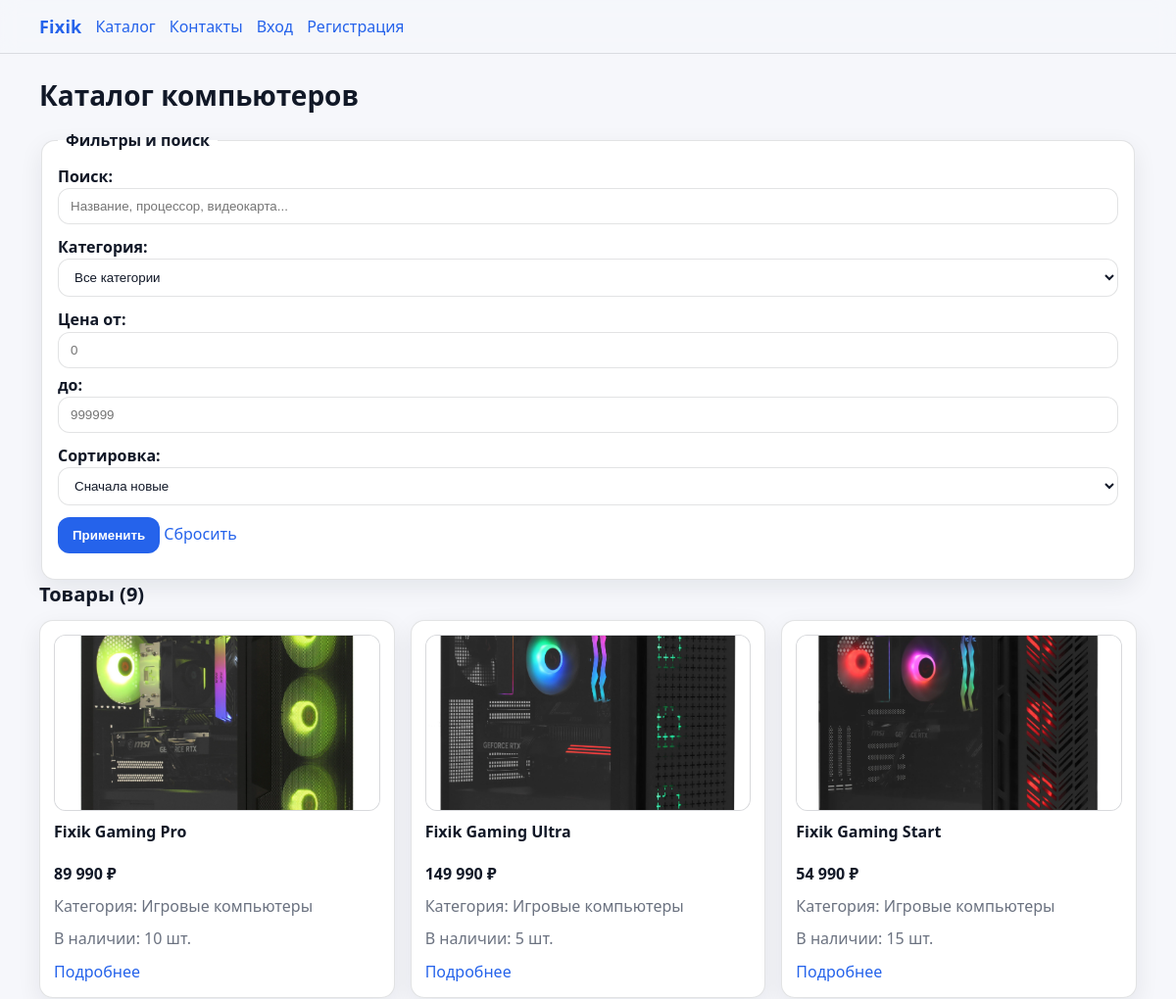
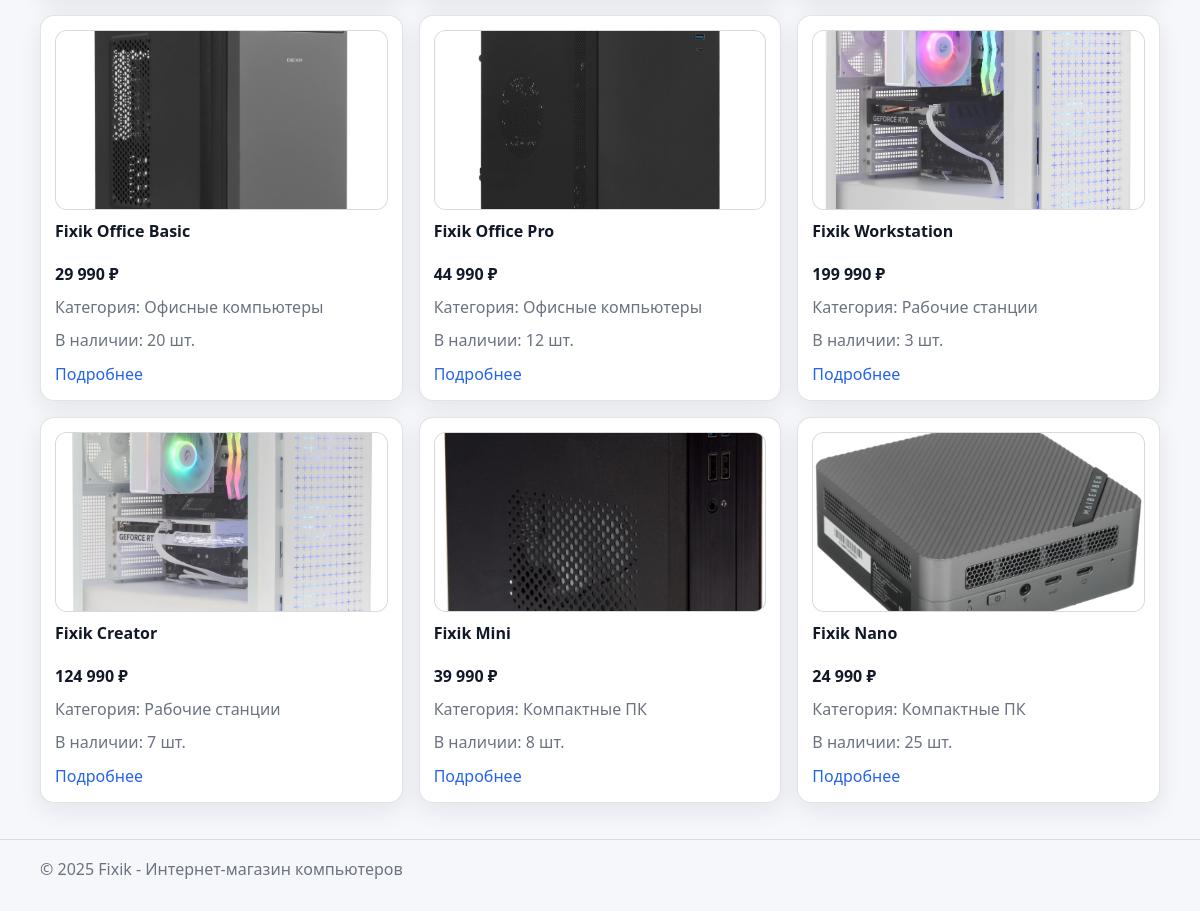
Screenshot of /catalog.php with the database file from the repository (2 pictures, top to bottom).
### tables this page shows
CREATE TABLE IF NOT EXISTS products (
    id INT AUTO_INCREMENT PRIMARY KEY,
    name VARCHAR(200) NOT NULL,
    description TEXT,
    price DECIMAL(10,2) NOT NULL,
    category_id INT,
    processor VARCHAR(100),
    ram VARCHAR(50),
    storage VARCHAR(100),
    graphics VARCHAR(100),
    image VARCHAR(255) DEFAULT 'default.png',
    stock INT DEFAULT 0,
    created_at TIMESTAMP DEFAULT CURRENT_TIMESTAMP,
    FOREIGN KEY (category_id) REFERENCES categories(id) ON DELETE SET NULL
);

CREATE TABLE IF NOT EXISTS categories (
    id INT AUTO_INCREMENT PRIMARY KEY,
    name VARCHAR(100) NOT NULL,
    description TEXT
);

### catalog.php (the view, shortened to what this page needs)
<?php
require_once 'includes/config.php';
include 'includes/header.php';
$search = isset($_GET['search']) ? trim($_GET['search']) : '';
$min_price = isset($_GET['min_price']) ? (float)$_GET['min_price'] : 0;
$max_price = isset($_GET['max_price']) ? (float)$_GET['max_price'] : 0;
$sort = isset($_GET['sort']) ? $_GET['sort'] : 'newest';
$sql = "SELECT p.*, c.name as category_name FROM products p LEFT JOIN categories c ON p.category_id = c.id WHERE 1=1";
switch ($sort) {
    default:
        $sql .= " ORDER BY p.created_at DESC";
}
$stmt = $conn->prepare($sql);
$stmt->execute();
$products = $stmt->get_result();
?>
<h1>Каталог компьютеров</h1>
<form method="GET">
    <fieldset>
        <legend>Фильтры и поиск</legend>
        <p>
            <label>Поиск: <input type="text" name="search" value="<?php echo htmlspecialchars($search); ?>" placeholder="Название, процессор, видеокарта..."></label>
        </p>
        <p>
            <label>Категория:
            <select name="category">
                <option value="0">Все категории</option>
            </select></label>
        </p>
        <p>
            <label>Цена от: <input type="number" name="min_price" value="<?php echo $min_price > 0 ? $min_price : ''; ?>" placeholder="0"></label>
            <label>до: <input type="number" name="max_price" value="<?php echo $max_price > 0 ? $max_price : ''; ?>" placeholder="999999"></label>
        </p>
        <p>
            <label>Сортировка:
            <select name="sort">
                <option value="newest" <?php echo $sort === 'newest' ? 'selected' : ''; ?>>Сначала новые</option>
            </select></label>
        </p>
        <p>
            <button type="submit">Применить</button>
            <a href="catalog.php">Сбросить</a>
        </p>
    </fieldset>
</form>
<h2>Товары (<?php echo $products->num_rows; ?>)</h2>
<div class="products-grid">
<?php if ($products->num_rows > 0): ?>
    <?php while ($product = $products->fetch_assoc()): ?>
        <div class="product-card">
            <img src="/Fixik/uploads/products/<?php echo htmlspecialchars($product['image']); ?>" alt="<?php echo htmlspecialchars($product['name']); ?>" width="200">
            <h3><?php echo htmlspecialchars($product['name']); ?></h3>
            <p><strong><?php echo number_format($product['price'], 0, ',', ' '); ?> ₽</strong></p>
            <p>Категория: <?php echo htmlspecialchars($product['category_name'] ?? 'Без категории'); ?></p>
            <p>В наличии: <?php echo $product['stock']; ?> шт.</p>
            <p>
                <a href="product.php?id=<?php echo $product['id']; ?>">Подробнее</a>
            </p>
        </div>
    <?php endwhile; ?>
<?php else: ?>
    <p>Товары не найдены</p>
<?php endif; ?>
</div>
<?php include 'includes/footer.php'; ?>

### includes/header.php (style rules this page uses)
:root { --bg: #f6f7fb; --card: #ffffff; --text: #111827; --muted: #6b7280; --border: rgba(17, 24, 39, 0.12); --shadow: 0 8px 24px rgba(17, 24, 39, 0.08); --primary: #2563eb; --primary-600: #1d4ed8; --danger: #b91c1c; --success: #047857; --radius: 14px; }
* { box-sizing: border-box; }
body { margin: 0; font-family: system-ui, -apple-system, Segoe UI, Roboto, Arial, sans-serif; background: var(--bg); color: var(--text); line-height: 1.45; }
img { max-width: 100%; height: auto; display: block; }
a { color: var(--primary); text-decoration: none; }
h1 { font-size: 28px; margin: 0 0 14px; }
h2 { font-size: 20px; margin: 0 0 12px; }
h3 { font-size: 16px; margin: 0 0 10px; }
p { margin: 0 0 12px; }
label { display: block; font-weight: 600; margin-bottom: 6px; }
input[type="text"], input[type="email"], input[type="password"], input[type="number"], input[type="tel"], select, textarea { width: 100%; padding: 10px 12px; border: 1px solid var(--border); border-radius: 12px; background: #fff; color: var(--text); outline: none; }
button { appearance: none; border: 1px solid rgba(37, 99, 235, 0.35); background: var(--primary); color: #fff; border-radius: 12px; padding: 10px 14px; font-weight: 700; cursor: pointer; }
fieldset { border: 1px solid var(--border); border-radius: var(--radius); background: var(--card); box-shadow: var(--shadow); padding: 14px 16px; }
legend { font-weight: 800; padding: 0 8px; }
.products-grid { display: grid; grid-template-columns: repeat(3, minmax(0, 1fr)); gap: 16px; }
.product-card { background: var(--card); border: 1px solid var(--border); border-radius: var(--radius); box-shadow: var(--shadow); overflow: hidden; padding: 14px; display: grid; gap: 10px; }
.product-card img { width: 100%; height: 180px; object-fit: cover; border-radius: 12px; border: 1px solid var(--border); background: #f3f4f6; }
.product-card p { margin: 0; color: var(--muted); }
.product-card p strong { color: var(--text); }

### rows the page displays
products: image (picture), name "Fixik Gaming Pro", price "89 990", category.name "Игровые компьютеры", stock "10"
products: image (picture), name "Fixik Gaming Ultra", price "149 990", category.name "Игровые компьютеры", stock "5"
products: image (picture), name "Fixik Gaming Start", price "54 990", category.name "Игровые компьютеры", stock "15"
products: image (picture), name "Fixik Office Basic", price "29 990", category.name "Офисные компьютеры", stock "20"
products: image (picture), name "Fixik Office Pro", price "44 990", category.name "Офисные компьютеры", stock "12"
products: image (picture), name "Fixik Workstation", price "199 990", category.name "Рабочие станции", stock "3"
products: image (picture), name "Fixik Creator", price "124 990", category.name "Рабочие станции", stock "7"
products: image (picture), name "Fixik Mini", price "39 990", category.name "Компактные ПК", stock "8"
products: image (picture), name "Fixik Nano", price "24 990", category.name "Компактные ПК", stock "25"

### other values shown
$products->num_rows "9"
